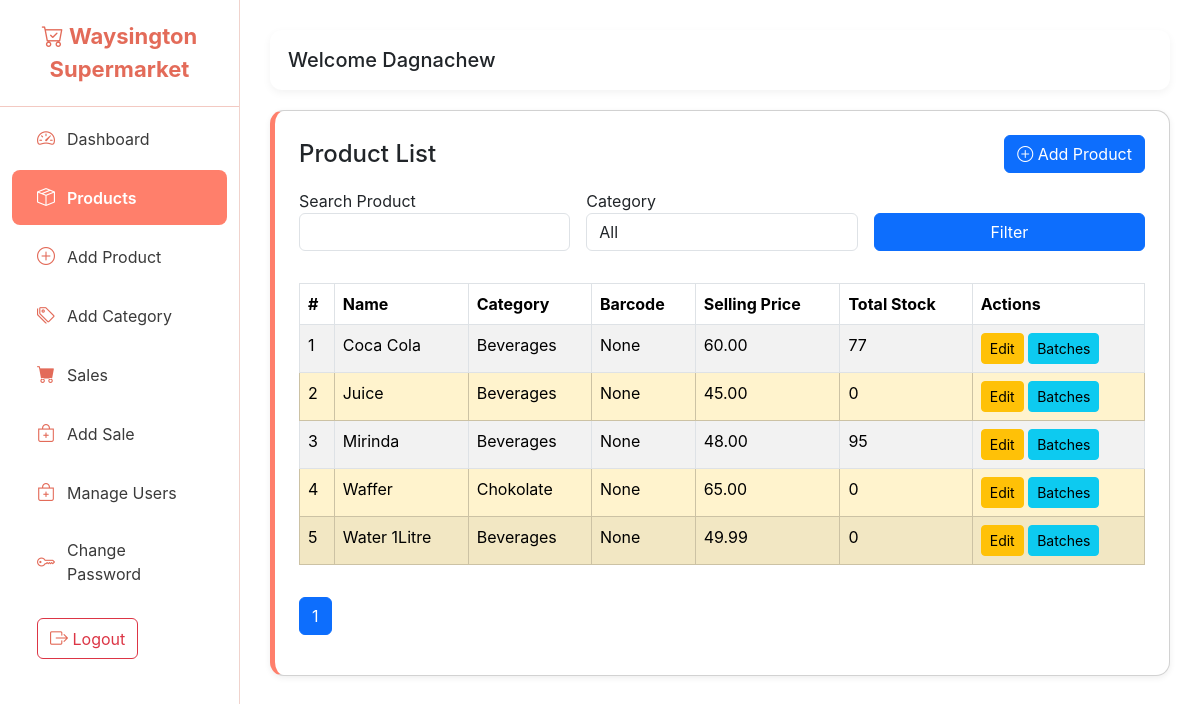
The page /products/ (signed in) on the database its author committed.
### authentication/models.py (models this page shows, shortened)
class CustomUser(AbstractUser):
    class UserType(models.TextChoices):
        ADMIN = "admin", "Admin"
        CASHIER = "cashier", "Cashier"
    user_type = models.CharField(
        max_length=20,
        choices=UserType.choices,
        default=UserType.CASHIER
    )
    middle_name = models.CharField(max_length=100, null=True, blank=True)
    company = models.ForeignKey(Company, on_delete=models.CASCADE)

### myapp/models.py (models this page shows, shortened)
class Product(models.Model):
    name = models.CharField(max_length=200)
    category = models.ForeignKey(Category, on_delete=models.SET_NULL, null=True)
    barcode = models.CharField(max_length=100, blank=True, null=True)
    selling_price = models.DecimalField(max_digits=10, decimal_places=2)
    low_stock_threshold = models.PositiveIntegerField(default=10)  # NEW FIELD
    created_at = models.DateTimeField(auto_now_add=True)
    @property
    def total_stock(self):
        return self.batches.aggregate(total=models.Sum('quantity'))['total'] or 0

class Category(models.Model):
    name = models.CharField(max_length=100, unique=True)
    description = models.TextField(blank=True, null=True)

### myapp/views.py (the view, shortened to what this page needs)
# urls.py: path('products/', views.product_list, name='products'),
@login_required(login_url='/accounts/login')
@user_passes_test(is_admin)
def product_list(request):
    search = request.GET.get('search', '').strip()
    category = request.GET.get('category')
    filter_type = request.GET.get('filter')  # low_stock | near_expiry
    products = Product.objects.all().order_by('name')
    if search:
        products = products.filter(
            Q(name__icontains=search) |
            Q(barcode__icontains=search)
        )
    if category:
        products = products.filter(category_id=category)
    if filter_type == "low_stock":
        products = [p for p in products if p.low_stock]
    paginator = Paginator(products, 10)
    page_number = request.GET.get("page")
    page_obj = paginator.get_page(page_number)
    categories = Category.objects.all()
    context = {
        'page_obj': page_obj,
        'categories': categories,
        'values': request.GET,
        'filter': filter_type,
    }
    return render(request, 'products.html', context)

### authentication/views.py (called while the page is built)
def is_admin(user):
    return user.user_type == 'admin'

### template/products.html (shortened to what this page needs)
{% extends 'base.html' %}
{% block content %}
<div class="card card-simple p-4">
    <div class="d-flex justify-content-between align-items-center mb-3">
        <h4 class="m-0">Product List</h4>
        <a href="{% url 'add_product' %}" class="btn btn-primary">
            <i class="bi bi-plus-circle"></i> Add Product
        </a>
    </div>
    <form method="GET" class="row g-3 mb-3">
        <div class="col-md-4 position-relative">
            <label>Search Product</label>
            <input type="text" id="product_input" name="search" value="{{ values.search }}" class="form-control" autocomplete="off">
        </div>
        <div class="col-md-4">
            <label>Category</label>
            <select name="category" class="form-control">
                <option value="">All</option>
            </select>
        </div>
        <div class="col-md-4 d-flex align-items-end">
            <button class="btn btn-primary w-100">Filter</button>
        </div>
    </form>
    <table class="table table-striped table-bordered mt-3">
        <thead>
            <tr>
                <th>#</th>
                <th>Name</th>
                <th>Category</th>
                <th>Barcode</th>
                <th>Selling Price</th>
                <th>Total Stock</th>
                <th>Actions</th>
            </tr>
        </thead>
        <tbody>
            {% for product in page_obj %}
            <tr class="{% if product.is_expired %}table-danger{% elif product.total_stock < 5 %}table-warning{% endif %}">
                <td>{{ forloop.counter }}</td>
                <td>{{ product.name }}</td>
                <td>{{ product.category.name }}</td>
                <td>{{ product.barcode }}</td>
                <td>{{ product.selling_price }}</td>
                <td>{{ product.total_stock }}</td>
                <td>
                    <a href="{% url 'edit_product' product.id %}" class="btn btn-warning btn-sm">Edit</a>
                    <a href="{% url 'product_batches' product.id %}" class="btn btn-info btn-sm">Batches</a>
                </td>
            </tr>
            {% empty %}
            <tr>
                <td colspan="7" class="text-center">No products found.</td>
            </tr>
            {% endfor %}
        </tbody>
    </table>
    <nav>
        <ul class="pagination mt-3">
            {% for num in page_obj.paginator.page_range %}
                <li class="page-item {% if page_obj.number == num %}active{% endif %}">
                    <a class="page-link" href="?page={{ num }}">{{ num }}</a>
                </li>
            {% endfor %}
        </ul>
    </nav>
</div>
{% endblock %}

### template/base.html (shortened to what this page needs)
<!DOCTYPE html>
<html lang="en">
<head>
    <link href="https://cdn.jsdelivr.net/npm/bootstrap@5.3.3/dist/css/bootstrap.min.css" rel="stylesheet">
    <link href="https://cdn.jsdelivr.net/npm/bootstrap-icons@1.10.5/font/bootstrap-icons.css" rel="stylesheet">
</head>
<body>
    <div class="sidebar">
        <div class="brand">
            <i class="bi bi-cart-check"></i> Waysington Supermarket
        </div>
        <a href="{% url 'home' %}" class="{% if request.resolver_match.url_name == 'cashier_view'  %}active{% endif %}">
            <i class="bi bi-speedometer2"></i> Dashboard
        </a>
        <a href="{% url 'products' %}" class="{% if request.resolver_match.url_name == 'products' %}active{% endif %}">
    <i class="bi bi-box-seam"></i> Products</a>
        <a href="{% url 'add_product' %}" class="{% if request.resolver_match.url_name == 'add_product' %}active{% endif %}">
            <i class="bi bi-plus-circle"></i> Add Product
        </a>
        <a href="{% url 'add_category' %}" class="{% if request.resolver_match.url_name == 'add_category' %}active{% endif %}">
    <i class="bi bi-tags"></i> Add Category
</a>
        <a href="{% url 'sales' %}" class="{% if request.resolver_match.url_name == 'sales' %}active{% endif %}">
            <i class="bi bi-cart-fill"></i> Sales
        </a>
        <a href="{% url 'add_sale' %}" class="{% if request.resolver_match.url_name == 'add_sale' %}active{% endif %}">
            <i class="bi bi-bag-plus"></i> Add Sale
        </a>
        <a href="{% url 'manage_users' %}" class="{% if request.resolver_match.url_name == 'manage_users' %}active{% endif %}">
            <i class="bi bi-bag-plus"></i> Manage Users
        </a>
            <a href="{% url 'password_change' %}">
            <i class="bi bi-key"></i> Change Password
        </a>
        <a>
            <form method="POST" action="{% url 'logout' %}">
                <button type="submit" class="btn btn-outline-danger">
                    <i class="bi bi-box-arrow-right"></i> Logout
                </button>
            </form>
        </a>
    </div>
    <div class="main-content">
        <div class="top-bar">
            <h5 class="m-0">Welcome {{request.user.first_name}}</h5>
        </div>
        <div>
            {% block content %}
            {% endblock %}
        </div>
    </div>
</body>
</html>

### template/base.html (style rules this page uses)
:root { --coral: #ff7f6b; --coral-dark: #e36b59; --coral-light: #ff9e8c; --sidebar-bg: white; --sidebar-text: #3a3a3a; --sidebar-hover: #ffe5e0; --accent: #ff7f6b; }
body { font-family: 'Inter', sans-serif; }
.sidebar { width: 240px; height: 100vh; background: var(--sidebar-bg); border-right: 1px solid #f0d3cd; padding-top: 20px; position: fixed; }
.sidebar .brand { font-size: 22px; font-weight: 700; color: var(--coral-dark); text-align: center; padding-bottom: 20px; border-bottom: 1px solid #f3c9c2; }
.sidebar a { color: var(--sidebar-text); padding: 14px 25px; display: flex; align-items: center; gap: 12px; font-size: 16px; text-decoration: none; transition: 0.25s; border-radius: 8px; margin: 4px 12px; }
.sidebar a i { font-size: 18px; color: var(--coral-dark); }
.sidebar a.active { background: var(--coral); color: white; font-weight: 600; }
.sidebar a.active i { color: white; }
.main-content { margin-left: 240px; padding: 30px; }
.top-bar { background: white; padding: 18px; border-radius: 12px; box-shadow: 0 3px 8px rgba(0,0,0,0.05); margin-bottom: 20px; }
.card-simple { border-radius: 14px; background: white; padding: 20px; box-shadow: 0 2px 6px rgba(0,0,0,0.07); border-left: 5px solid var(--coral); }

### rows shown on the page
CustomUser: user.first_name "Dagnachew"
Product: name "Coca Cola", category.name "Beverages", barcode "None", selling_price "60.00", total_stock "77"
Product: name "Juice", category.name "Beverages", barcode "None", selling_price "45.00", total_stock "0"
Product: name "Mirinda", category.name "Beverages", barcode "None", selling_price "48.00", total_stock "95"
Product: name "Waffer", category.name "Chokolate", barcode "None", selling_price "65.00", total_stock "0"
Product: name "Water 1Litre", category.name "Beverages", barcode "None", selling_price "49.99", total_stock "0"

### other values the page prints
{{ num }} "1"
